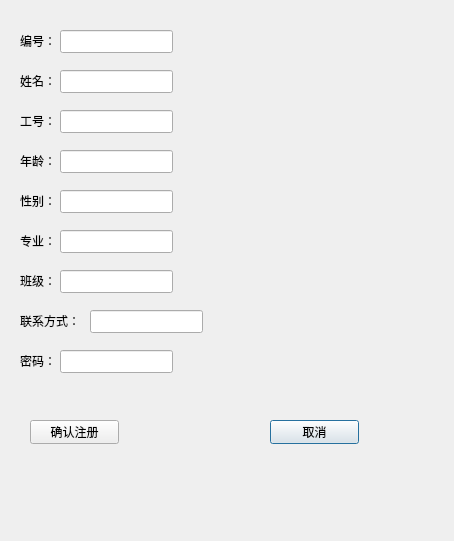
<?xml version="1.0" encoding="UTF-8"?>
<ui version="4.0">
 <class>SignTechDialog</class>
 <widget class="QDialog" name="SignTechDialog">
  <property name="geometry">
   <rect>
    <x>0</x>
    <y>0</y>
    <width>454</width>
    <height>541</height>
   </rect>
  </property>
  <property name="windowTitle">
   <string>Dialog</string>
  </property>
  <widget class="QLabel" name="label_9">
   <property name="geometry">
    <rect>
     <x>20</x>
     <y>350</y>
     <width>72</width>
     <height>21</height>
    </rect>
   </property>
   <property name="text">
    <string>密码：</string>
   </property>
  </widget>
  <widget class="QLabel" name="label">
   <property name="geometry">
    <rect>
     <x>20</x>
     <y>30</y>
     <width>72</width>
     <height>21</height>
    </rect>
   </property>
   <property name="text">
    <string>编号：</string>
   </property>
  </widget>
  <widget class="QLineEdit" name="zhuanyeEdit">
   <property name="geometry">
    <rect>
     <x>60</x>
     <y>230</y>
     <width>113</width>
     <height>23</height>
    </rect>
   </property>
  </widget>
  <widget class="QLabel" name="label_4">
   <property name="geometry">
    <rect>
     <x>20</x>
     <y>150</y>
     <width>72</width>
     <height>21</height>
    </rect>
   </property>
   <property name="text">
    <string>年龄：</string>
   </property>
  </widget>
  <widget class="QLineEdit" name="nameEdit">
   <property name="geometry">
    <rect>
     <x>60</x>
     <y>70</y>
     <width>113</width>
     <height>23</height>
    </rect>
   </property>
  </widget>
  <widget class="QPushButton" name="btnCancel">
   <property name="geometry">
    <rect>
     <x>270</x>
     <y>420</y>
     <width>89</width>
     <height>24</height>
    </rect>
   </property>
   <property name="text">
    <string>取消</string>
   </property>
  </widget>
  <widget class="QLabel" name="label_3">
   <property name="geometry">
    <rect>
     <x>20</x>
     <y>110</y>
     <width>72</width>
     <height>21</height>
    </rect>
   </property>
   <property name="text">
    <string>工号：</string>
   </property>
  </widget>
  <widget class="QPushButton" name="btnOK">
   <property name="geometry">
    <rect>
     <x>30</x>
     <y>420</y>
     <width>89</width>
     <height>24</height>
    </rect>
   </property>
   <property name="text">
    <string>确认注册</string>
   </property>
  </widget>
  <widget class="QLineEdit" name="phoneEdit">
   <property name="geometry">
    <rect>
     <x>90</x>
     <y>310</y>
     <width>113</width>
     <height>23</height>
    </rect>
   </property>
  </widget>
  <widget class="QLineEdit" name="numberEdit">
   <property name="geometry">
    <rect>
     <x>60</x>
     <y>110</y>
     <width>113</width>
     <height>23</height>
    </rect>
   </property>
   <property name="readOnly">
    <bool>false</bool>
   </property>
  </widget>
  <widget class="QLabel" name="label_2">
   <property name="geometry">
    <rect>
     <x>20</x>
     <y>70</y>
     <width>72</width>
     <height>21</height>
    </rect>
   </property>
   <property name="text">
    <string>姓名：</string>
   </property>
  </widget>
  <widget class="QLabel" name="label_5">
   <property name="geometry">
    <rect>
     <x>20</x>
     <y>190</y>
     <width>72</width>
     <height>21</height>
    </rect>
   </property>
   <property name="text">
    <string>性别：</string>
   </property>
  </widget>
  <widget class="QLineEdit" name="IndexEdit">
   <property name="geometry">
    <rect>
     <x>60</x>
     <y>30</y>
     <width>113</width>
     <height>23</height>
    </rect>
   </property>
   <property name="readOnly">
    <bool>false</bool>
   </property>
  </widget>
  <widget class="QLabel" name="label_7">
   <property name="geometry">
    <rect>
     <x>20</x>
     <y>270</y>
     <width>72</width>
     <height>21</height>
    </rect>
   </property>
   <property name="text">
    <string>班级：</string>
   </property>
  </widget>
  <widget class="QLineEdit" name="pswdEdit">
   <property name="geometry">
    <rect>
     <x>60</x>
     <y>350</y>
     <width>113</width>
     <height>23</height>
    </rect>
   </property>
  </widget>
  <widget class="QLineEdit" name="ageEdit">
   <property name="geometry">
    <rect>
     <x>60</x>
     <y>150</y>
     <width>113</width>
     <height>23</height>
    </rect>
   </property>
  </widget>
  <widget class="QLineEdit" name="sexEdit">
   <property name="geometry">
    <rect>
     <x>60</x>
     <y>190</y>
     <width>113</width>
     <height>23</height>
    </rect>
   </property>
  </widget>
  <widget class="QLabel" name="label_8">
   <property name="geometry">
    <rect>
     <x>20</x>
     <y>310</y>
     <width>72</width>
     <height>21</height>
    </rect>
   </property>
   <property name="text">
    <string>联系方式：</string>
   </property>
  </widget>
  <widget class="QLabel" name="label_6">
   <property name="geometry">
    <rect>
     <x>20</x>
     <y>230</y>
     <width>72</width>
     <height>21</height>
    </rect>
   </property>
   <property name="text">
    <string>专业：</string>
   </property>
  </widget>
  <widget class="QLineEdit" name="banjiEdit">
   <property name="geometry">
    <rect>
     <x>60</x>
     <y>270</y>
     <width>113</width>
     <height>23</height>
    </rect>
   </property>
  </widget>
 </widget>
 <resources/>
 <connections/>
</ui>
